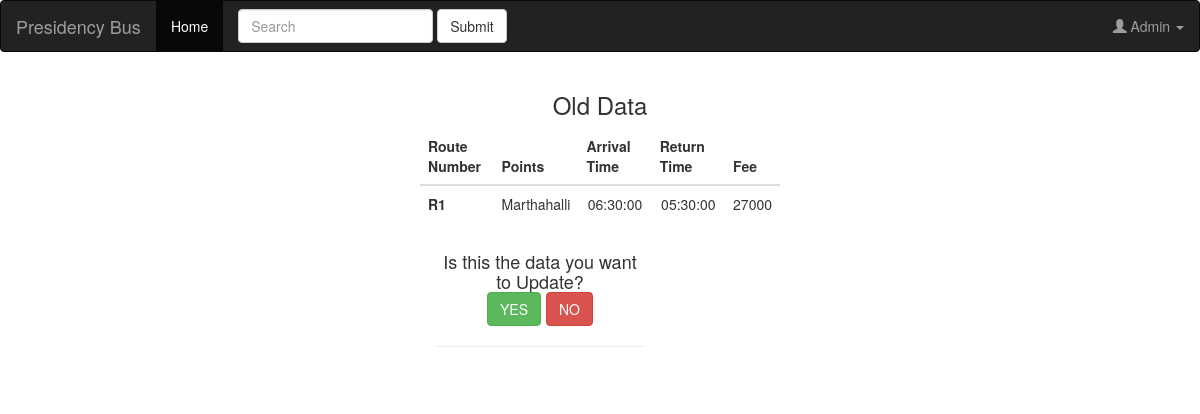
The app's page /admin/udb.php?id=1 (signed in) with its own data.
### tables this page shows
CREATE TABLE `bus` (
  `id` int(25) NOT NULL,
  `rno` varchar(25) NOT NULL,
  `point` varchar(255) NOT NULL,
  `at` varchar(25) NOT NULL,
  `rt` varchar(25) NOT NULL,
  `fee` varchar(25) NOT NULL
);

### admin/udb.php (the view, shortened to what this page needs)
<?php
include 'db.php';
?>
<!doctype html>
<html lang="en">
  <head>
<link rel="stylesheet" href="https://maxcdn.bootstrapcdn.com/bootstrap/3.3.7/css/bootstrap.min.css">
  </head>
  <body class="text-center">
 <div class="bg">
    <div class="cover-container d-flex h-100 p-3 mx-auto flex-column">
      <header class="masthead mb-auto">
        <div class="inner">
         <nav class="navbar navbar-inverse ">
  <div class="container-fluid">
    <div class="navbar-header">
      <a class="navbar-brand" href="#">Presidency Bus</a>
    </div>
    <ul class="nav navbar-nav">
      <li class="active"><a href="home.php">Home</a></li>
    </ul>
    <form class="navbar-form navbar-left" action="/action_page.php">
      <div class="form-group">
        <input type="text" class="form-control" placeholder="Search">
      </div>
      <button type="submit" class="btn btn-default">Submit</button>
    </form>
    <ul class="nav navbar-nav navbar-right">
      <?php
        $user=$_SESSION['admin'];
        ?>
          <li><a class="dropdown-toggle" data-toggle="dropdown" href="#"><span class="glyphicon glyphicon-user"></span>  <?php echo $user ?>
        <span class="caret"></span></a>
        </li>
   </ul>
  </div>
</nav>
        </div>
      </header>
      <div class="container container-table">
    <div class="row vertical-center-row">
        <div class="text-center col-md-4 col-md-offset-4">
          <h3>Old Data</h3>
<table class="table table-hover">
    <thead>
        <tr>
            <th>Route Number</th>
            <th>Points</th>
            <th>Arrival Time</th>
            <th>Return Time</th>
            <th>Fee</th>
        </tr>
    </thead>
      <?php
      if(isset($_GET['id'])){
      $id=$_GET['id'];
      $q=$mysqli->query("select * from bus where id='$id'");
      while($r=mysqli_fetch_array($q))
          {
            echo '<tbody>
        <tr>
            <th scope="row">'.$r['rno'].'</th>
            <td scope="row">'.$r['point'].'</td>
            <td>'.$r['at'].'</td>
            <td>'.$r['rt'].'</td>
            <td>'.$r['fee'].'</td>
        </tr>';
      }
      }
      ?>
</table>
<div class="col-md-8">
</div>
<?php if(!isset($_GET['q']))
{ echo '
<h4>Is this the data you want to Update? <br>
<a href="udb.php?id='.$id.'&q=yes"><button type="button" class="btn btn-success">YES</button></a>
<a href="route.php?q=no"><button type="button" class="btn btn-danger">NO</button></a>
';
}
?>
        </div>
    </div>
<hr>
    </div>
</div>
  </body>
</html>

### admin/udb.php (style rules this page uses)
html { height: 100%; margin: 0; }
body { background-image: url("https://4.bp.blogspot.com/-mGE964zIyBs/U3jBl4swQ4I/AAAAAAAAGM0/86KbB-Y30Uw/s1600/aged-paper-background.jpg"); height: 100%; margin: 0; background-repeat: repeat; }

### records on screen
bus: rno "R1", point "Marthahalli", at "06:30:00", rt "05:30:00", fee "27000"

### other values on screen
$user "Admin"
